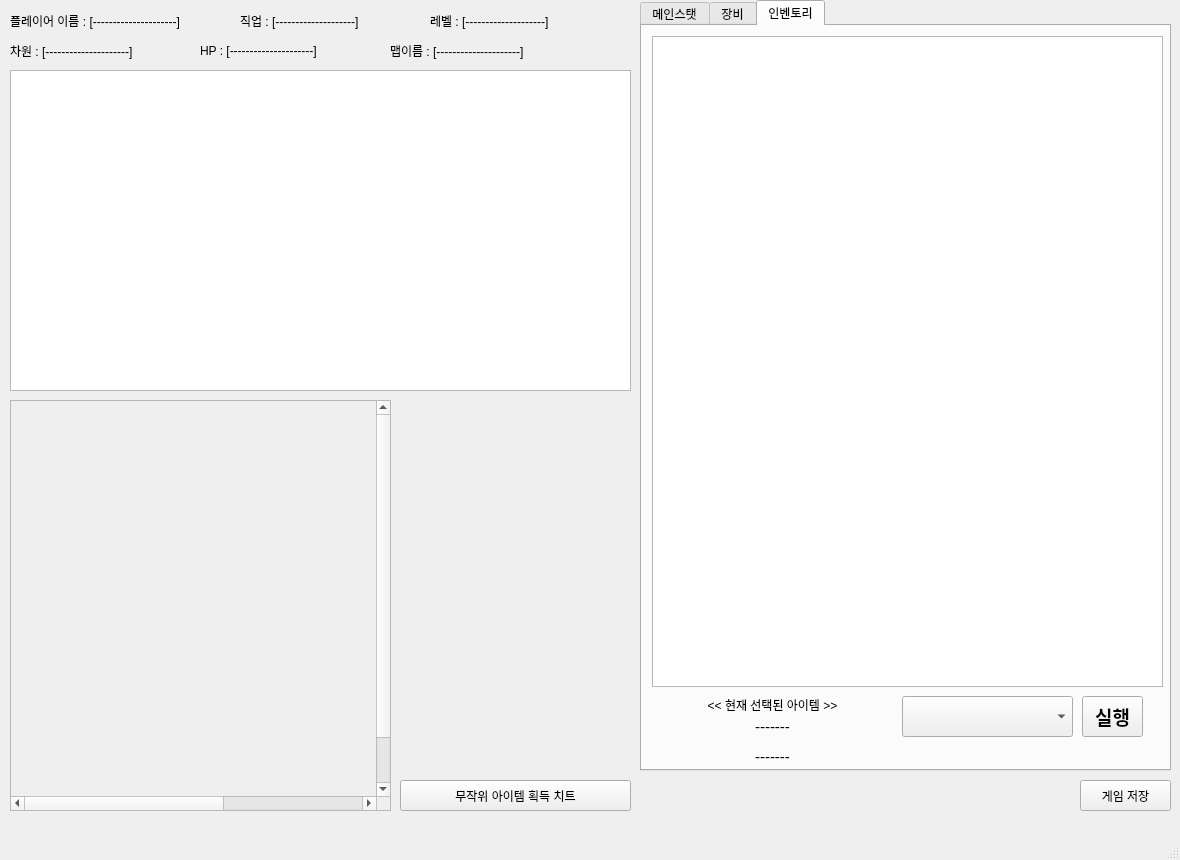
<?xml version="1.0" encoding="UTF-8"?>
<ui version="4.0">
 <class>MainWindow</class>
 <widget class="QMainWindow" name="MainWindow">
  <property name="geometry">
   <rect>
    <x>0</x>
    <y>0</y>
    <width>1180</width>
    <height>860</height>
   </rect>
  </property>
  <property name="windowTitle">
   <string>pypy RPG</string>
  </property>
  <widget class="QWidget" name="centralwidget">
   <widget class="QLabel" name="label_playerName">
    <property name="geometry">
     <rect>
      <x>10</x>
      <y>10</y>
      <width>241</width>
      <height>21</height>
     </rect>
    </property>
    <property name="text">
     <string>플레이어 이름 : [---------------------]</string>
    </property>
   </widget>
   <widget class="QLabel" name="label_job">
    <property name="geometry">
     <rect>
      <x>240</x>
      <y>10</y>
      <width>181</width>
      <height>21</height>
     </rect>
    </property>
    <property name="text">
     <string>직업 : [--------------------]</string>
    </property>
   </widget>
   <widget class="QTabWidget" name="tabW_main">
    <property name="geometry">
     <rect>
      <x>640</x>
      <y>0</y>
      <width>531</width>
      <height>771</height>
     </rect>
    </property>
    <property name="acceptDrops">
     <bool>false</bool>
    </property>
    <property name="currentIndex">
     <number>2</number>
    </property>
    <widget class="QWidget" name="tab_stat">
     <attribute name="title">
      <string>메인스탯</string>
     </attribute>
     <widget class="QPushButton" name="Btn_statpoint">
      <property name="geometry">
       <rect>
        <x>10</x>
        <y>710</y>
        <width>161</width>
        <height>31</height>
       </rect>
      </property>
      <property name="text">
       <string>스탯 포인트 사용</string>
      </property>
     </widget>
     <widget class="QTableWidget" name="TV_stat">
      <property name="geometry">
       <rect>
        <x>10</x>
        <y>10</y>
        <width>511</width>
        <height>691</height>
       </rect>
      </property>
      <property name="editTriggers">
       <set>QAbstractItemView::NoEditTriggers</set>
      </property>
      <property name="selectionMode">
       <enum>QAbstractItemView::SingleSelection</enum>
      </property>
      <property name="selectionBehavior">
       <enum>QAbstractItemView::SelectRows</enum>
      </property>
     </widget>
    </widget>
    <widget class="QWidget" name="tab_equip">
     <attribute name="title">
      <string>장비</string>
     </attribute>
     <widget class="QTableWidget" name="TV_equip">
      <property name="geometry">
       <rect>
        <x>10</x>
        <y>10</y>
        <width>511</width>
        <height>731</height>
       </rect>
      </property>
      <property name="editTriggers">
       <set>QAbstractItemView::NoEditTriggers</set>
      </property>
      <property name="selectionMode">
       <enum>QAbstractItemView::SingleSelection</enum>
      </property>
      <property name="selectionBehavior">
       <enum>QAbstractItemView::SelectRows</enum>
      </property>
     </widget>
    </widget>
    <widget class="QWidget" name="tab_inven">
     <attribute name="title">
      <string>인벤토리</string>
     </attribute>
     <widget class="QComboBox" name="si_action">
      <property name="geometry">
       <rect>
        <x>260</x>
        <y>670</y>
        <width>171</width>
        <height>41</height>
       </rect>
      </property>
     </widget>
     <widget class="QPushButton" name="Btn_go">
      <property name="geometry">
       <rect>
        <x>440</x>
        <y>670</y>
        <width>61</width>
        <height>41</height>
       </rect>
      </property>
      <property name="font">
       <font>
        <pointsize>14</pointsize>
        <weight>75</weight>
        <bold>true</bold>
       </font>
      </property>
      <property name="text">
       <string>실행</string>
      </property>
     </widget>
     <widget class="QLabel" name="label">
      <property name="geometry">
       <rect>
        <x>10</x>
        <y>670</y>
        <width>241</width>
        <height>16</height>
       </rect>
      </property>
      <property name="text">
       <string>&lt;&lt; 현재 선택된 아이템 &gt;&gt;</string>
      </property>
      <property name="alignment">
       <set>Qt::AlignCenter</set>
      </property>
     </widget>
     <widget class="QLabel" name="label_selected_item">
      <property name="geometry">
       <rect>
        <x>10</x>
        <y>690</y>
        <width>241</width>
        <height>21</height>
       </rect>
      </property>
      <property name="font">
       <font>
        <pointsize>11</pointsize>
       </font>
      </property>
      <property name="text">
       <string>-------</string>
      </property>
      <property name="alignment">
       <set>Qt::AlignCenter</set>
      </property>
     </widget>
     <widget class="QLabel" name="label_selected_item_id">
      <property name="geometry">
       <rect>
        <x>10</x>
        <y>720</y>
        <width>241</width>
        <height>21</height>
       </rect>
      </property>
      <property name="font">
       <font>
        <pointsize>11</pointsize>
       </font>
      </property>
      <property name="text">
       <string>-------</string>
      </property>
      <property name="alignment">
       <set>Qt::AlignCenter</set>
      </property>
     </widget>
     <widget class="QTableWidget" name="TV_inven">
      <property name="geometry">
       <rect>
        <x>10</x>
        <y>10</y>
        <width>511</width>
        <height>651</height>
       </rect>
      </property>
      <property name="editTriggers">
       <set>QAbstractItemView::NoEditTriggers</set>
      </property>
      <property name="selectionMode">
       <enum>QAbstractItemView::SingleSelection</enum>
      </property>
      <property name="selectionBehavior">
       <enum>QAbstractItemView::SelectRows</enum>
      </property>
     </widget>
    </widget>
   </widget>
   <widget class="QLabel" name="label_demen">
    <property name="geometry">
     <rect>
      <x>10</x>
      <y>40</y>
      <width>201</width>
      <height>21</height>
     </rect>
    </property>
    <property name="text">
     <string>차원 : [---------------------]</string>
    </property>
   </widget>
   <widget class="QPushButton" name="Btn_save">
    <property name="geometry">
     <rect>
      <x>1080</x>
      <y>780</y>
      <width>91</width>
      <height>31</height>
     </rect>
    </property>
    <property name="font">
     <font>
      <weight>50</weight>
      <bold>false</bold>
     </font>
    </property>
    <property name="text">
     <string>게임 저장</string>
    </property>
   </widget>
   <widget class="QScrollArea" name="scrollArea">
    <property name="geometry">
     <rect>
      <x>10</x>
      <y>400</y>
      <width>381</width>
      <height>411</height>
     </rect>
    </property>
    <property name="widgetResizable">
     <bool>false</bool>
    </property>
    <widget class="QWidget" name="scrollAreaWidgetContents">
     <property name="geometry">
      <rect>
       <x>0</x>
       <y>0</y>
       <width>619</width>
       <height>449</height>
      </rect>
     </property>
    </widget>
   </widget>
   <widget class="QTextBrowser" name="TB_main">
    <property name="geometry">
     <rect>
      <x>10</x>
      <y>70</y>
      <width>621</width>
      <height>321</height>
     </rect>
    </property>
   </widget>
   <widget class="QLabel" name="label_hp">
    <property name="geometry">
     <rect>
      <x>200</x>
      <y>40</y>
      <width>201</width>
      <height>21</height>
     </rect>
    </property>
    <property name="text">
     <string>HP : [---------------------]</string>
    </property>
   </widget>
   <widget class="QLabel" name="label_map">
    <property name="geometry">
     <rect>
      <x>390</x>
      <y>40</y>
      <width>201</width>
      <height>21</height>
     </rect>
    </property>
    <property name="text">
     <string>맵이름 : [---------------------]</string>
    </property>
   </widget>
   <widget class="QLabel" name="label_level">
    <property name="geometry">
     <rect>
      <x>430</x>
      <y>10</y>
      <width>181</width>
      <height>21</height>
     </rect>
    </property>
    <property name="text">
     <string>레벨 : [--------------------]</string>
    </property>
   </widget>
   <widget class="QPushButton" name="Btn_cheat_item">
    <property name="geometry">
     <rect>
      <x>400</x>
      <y>780</y>
      <width>231</width>
      <height>31</height>
     </rect>
    </property>
    <property name="text">
     <string>무작위 아이템 획득 치트</string>
    </property>
   </widget>
  </widget>
  <widget class="QMenuBar" name="menubar">
   <property name="geometry">
    <rect>
     <x>0</x>
     <y>0</y>
     <width>1180</width>
     <height>21</height>
    </rect>
   </property>
  </widget>
  <widget class="QStatusBar" name="statusbar"/>
 </widget>
 <resources/>
 <connections/>
</ui>
